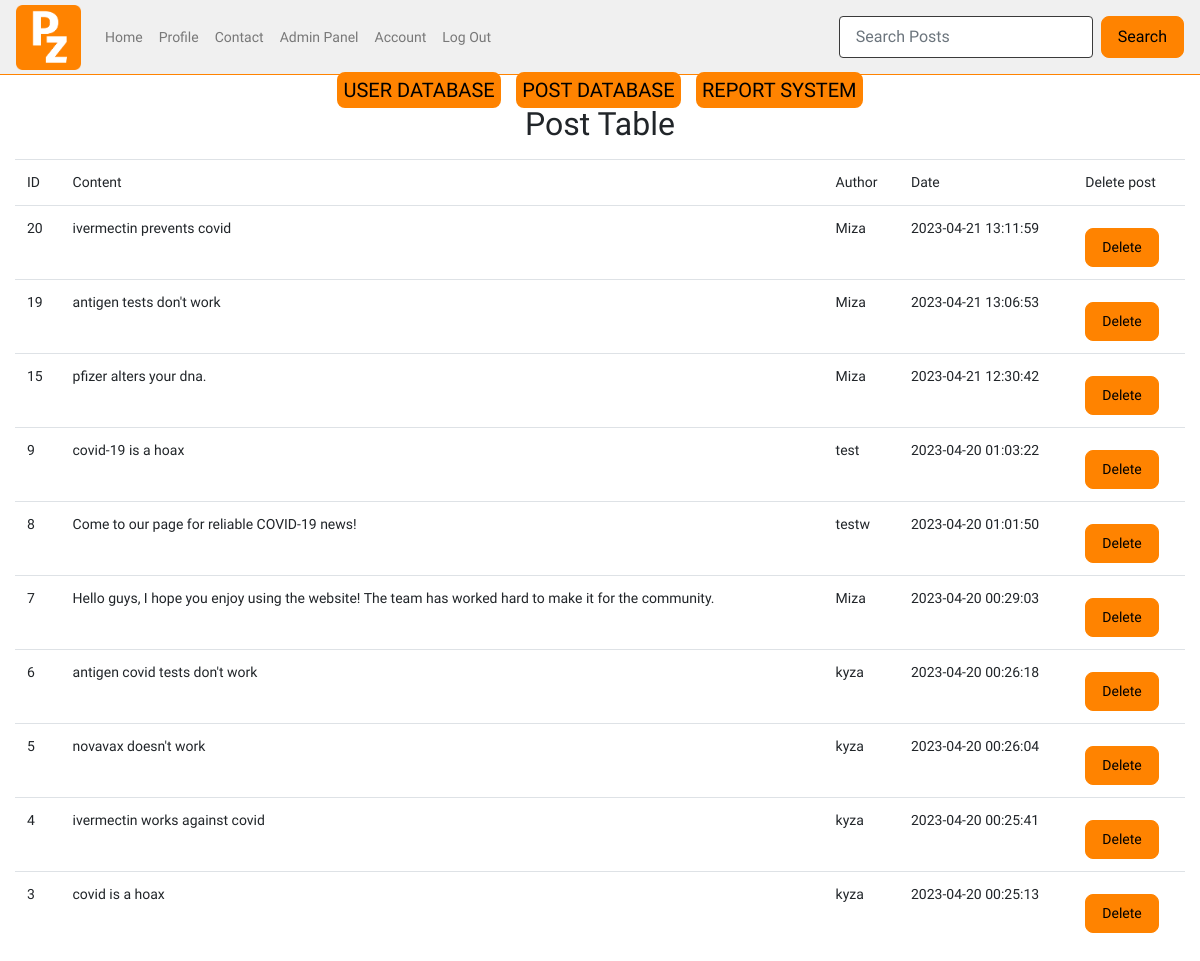
The page /admin/posts (signed in) on the database as committed earlier.
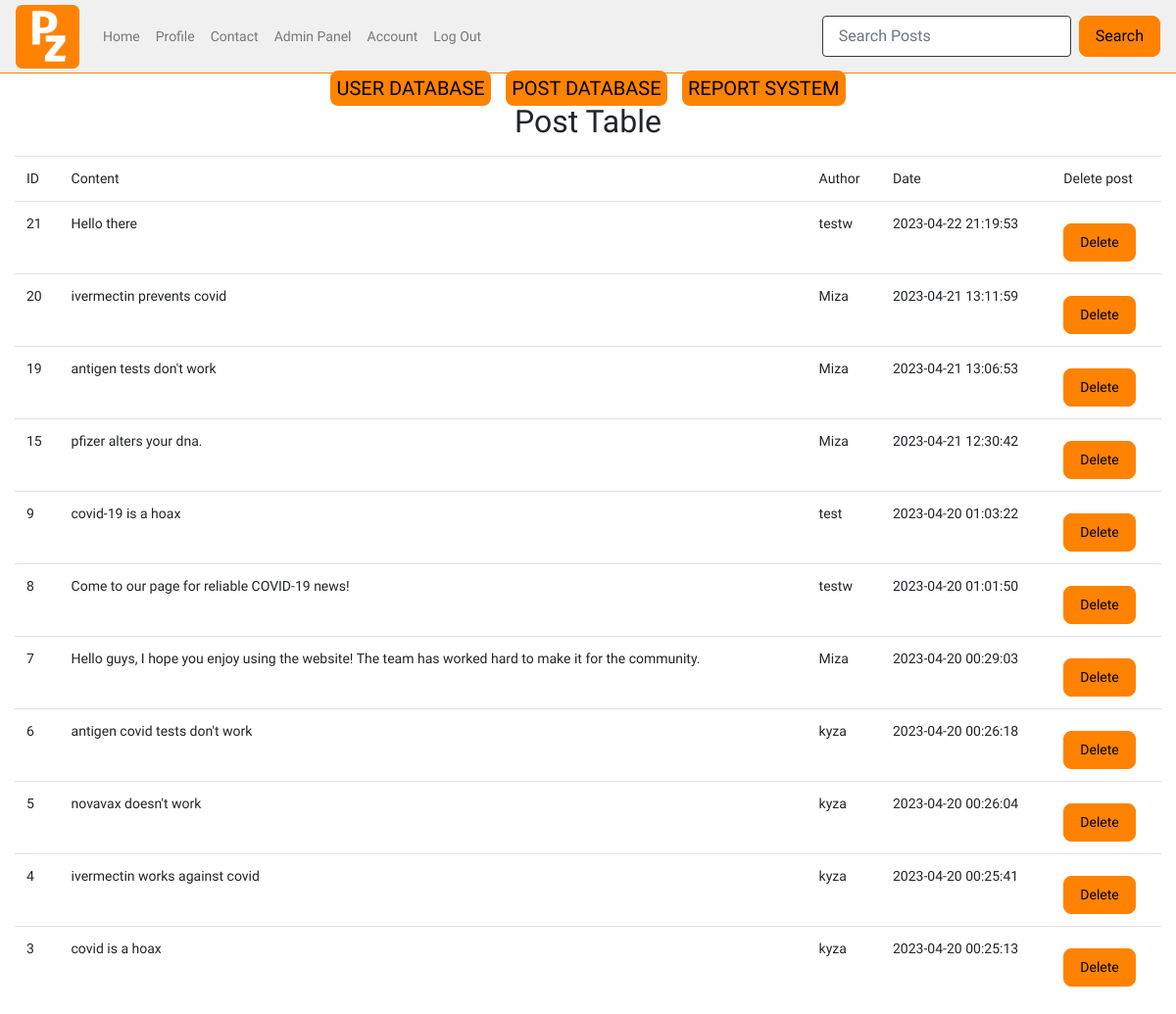
The same page on the database as committed later.
### tables this page shows
CREATE TABLE posts (
  ID INTEGER PRIMARY KEY AUTOINCREMENT,
  content TEXT NOT NULL,
  by_user TEXT NOT NULL,
  created_at TIMESTAMP DEFAULT CURRENT_TIMESTAMP,
  flag_covid TEXT,
  blacklisted TEXT,
  flag_vaccine TEXT,
  flag_tests TEXT,
  flag_cures TEXT,
  reported TEXT,
  report_message TEXT
, whitelisted text);

### app.py (the view)
@app.route("/admin/posts")
def admin_posts():
    user=query_db('SELECT * FROM users WHERE username = ?', [session['username']], True)
    if not user['user_type'] == "admin":
        return redirect(url_for('home'))
    post_table=query_db('SELECT * FROM posts ORDER BY created_at DESC')
    return render_template("post_database.html", post_table = post_table, user = user)

### app.py (called while the page is built)
def query_db(query, args=(), one=False):
    con = g._database = sqlite3.connect(DATABASE)
    con.row_factory = sqlite3.Row
    cur = con.execute(query, args)
    rv = cur.fetchall()
    cur.close()
    return (rv[0] if rv else None) if one else rv

### templates/post_database.html (shortened to what this page needs)
{% include "admin.html" %}
<center><h2>Post Table</h2></center>
<div class="container-fluid col database">
    <table class="table">
        <tr>
            <td>ID</td>
            <td>Content</td>
            <td>Author</td>
            <td>Date</td>
            <td>Delete post</td>
        </tr>
        <tr>
            {% for post in post_table %}
            <td>{{post.ID}}</td>
            <td>{{post.content}}</td>
            <td>{{post.by_user}}</td>
            <td>{{post.created_at}}</td>
            <td><form action="{{ url_for('delete_post') }}" method="POST">
            <button type="submit">Delete</button>
            </form></tr>
            {% endfor %}
        </table>
    </div>

Rows that differ between the two databases and show on the page:
added posts: ID "21", content "Hello there", by_user "testw", created_at "2023-04-22 21:19:53"
